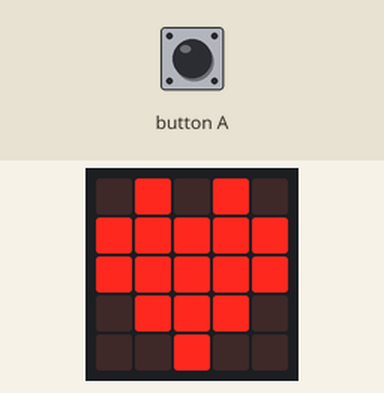
Simulated run of this program. Board: BBC micro:bit (MakeCode). Shown: the board's 5×5 LED display.

Above: at 0.1 s.
At 0.8 s:
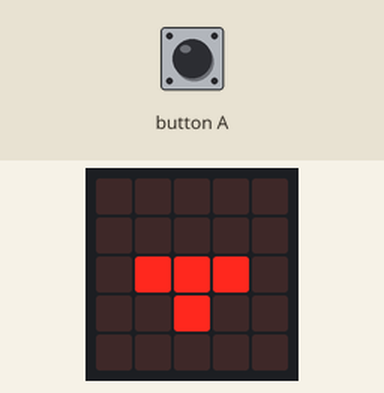
At 1.21 s:
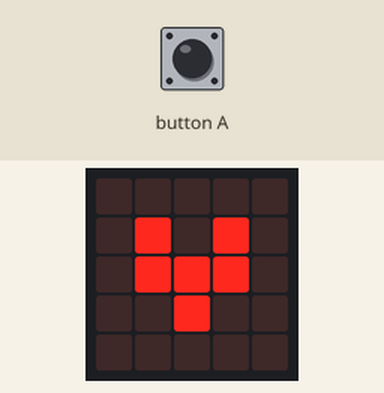

Measured:
- by itself, everything shown: repeats every 1.4 s, in 3 steps
- what the display in image 1 shows lasts 0.4 s, from 0.6 s to 1.0 s

The program:

main.ts
```typescript
input.onButtonPressed(Button.A, function () {
    basic.showIcon(IconNames.Heart)
    basic.showLeds(`
        . . . . .
        . . . . .
        . # # # .
        . . # . .
        . . . . .
        `)
    basic.showLeds(`
        . . . . .
        . # . # .
        . # # # .
        . . # . .
        . . . . .
        `)
    basic.pause(100)
})
basic.forever(function () {
    basic.showIcon(IconNames.Heart)
    basic.showLeds(`
        . . . . .
        . . . . .
        . # # # .
        . . # . .
        . . . . .
        `)
    basic.showLeds(`
        . . . . .
        . # . # .
        . # # # .
        . . # . .
        . . . . .
        `)
})
```

test.ts
```typescript
// aquí va el archivo "tests"; esto no se compilará cuando este paquete se utilice como una extensión.
```
